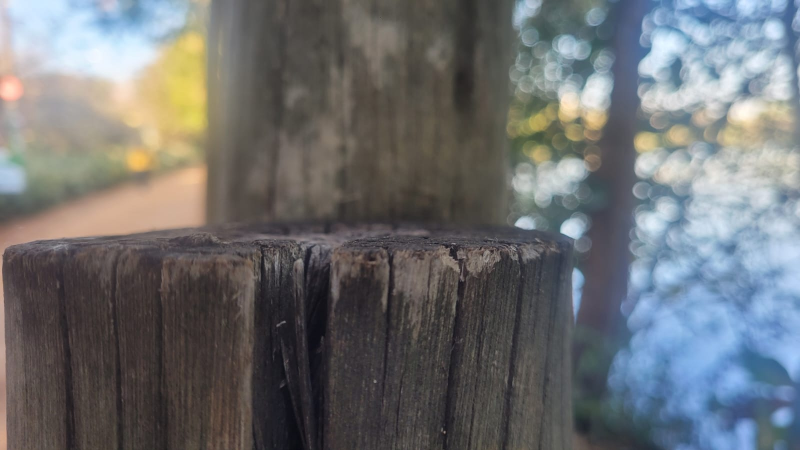
#> input picture trabalho01/images/cena1-0.jpg, 1600 x 900 px (shown at 1/2 size)
$ python stitching.py --images images
#> lines starting #> are read from the running program, lines starting #| are printed output that depends on the picture
import argparse
import glob
import os
from typing import List, Tuple

import cv2
import numpy as np


# ----------------------------
# 1) Utilidades de I/O
# ----------------------------
def load_images(img_dir_or_list: str) -> List[np.ndarray]:
    """Carrega imagens de um diretório (ordenadas por nome) ou de uma lista de caminhos separados por vírgula."""
    if os.path.isdir(img_dir_or_list):
        paths = sorted(glob.glob(os.path.join(img_dir_or_list, "*.*")))
    else:
        paths = [p.strip() for p in img_dir_or_list.split(",")]

    imgs = []
    for p in paths:
        img = cv2.imread(p)
        if img is None:
            print(f"[WARN] Não consegui ler {p}. Pulando.")
            continue
        imgs.append(img)
    if len(imgs) < 2:
        raise ValueError("Preciso de pelo menos 2 imagens.")
    return imgs


def ensure_out(outdir: str):
    os.makedirs(outdir, exist_ok=True)


# ----------------------------
# 2) Detecção/descrição de features
# ----------------------------
def build_detector(method: str):
    method = method.lower()
    if method == "sift":
        try:
            return cv2.SIFT_create()
        except Exception:
            raise RuntimeError("SIFT requer opencv-contrib-python.")
    elif method == "orb":
        return cv2.ORB_create(nfeatures=4000)
    elif method == "akaze":
        return cv2.AKAZE_create()
    else:
        raise ValueError("Detector inválido. Use: sift, orb ou akaze.")


def detect_and_describe(img: np.ndarray, detector) -> Tuple[np.ndarray, np.ndarray]:
    kps = detector.detect(img, None)
    kps, desc = detector.compute(img, kps)
    return np.array(kps), desc


def draw_keypoints(img: np.ndarray, kps, out_path: str):
    vis = cv2.drawKeypoints(img, list(kps), None, flags=cv2.DRAW_MATCHES_FLAGS_DRAW_RICH_KEYPOINTS)
    cv2.imwrite(out_path, vis)


# ----------------------------
# 3) Matching + Lowe ratio
# ----------------------------
def build_matcher(detector_name: str, use_flann: bool):
    detector_name = detector_name.lower()
    if use_flann:
        if detector_name in ["sift", "akaze"]:
            index_params = dict(algorithm=1, trees=5)  # FLANN_INDEX_KDTREE
            search_params = dict(checks=200)
            return cv2.FlannBasedMatcher(index_params, search_params), True
        else:
            # ORB/BRIEF -> binário -> usa LSH no FLANN
            index_params = dict(algorithm=6,  # FLANN_INDEX_LSH
                                table_number=12, key_size=20, multi_probe_level=2)
            search_params = dict(checks=200)
            return cv2.FlannBasedMatcher(index_params, search_params), False
    else:
        # BFMatcher com norma adequada
        if detector_name in ["sift", "akaze"]:
            return cv2.BFMatcher(cv2.NORM_L2), True
        else:
            return cv2.BFMatcher(cv2.NORM_HAMMING), False


def match_features(descA, descB, matcher, ratio=0.75):
    raw = matcher.knnMatch(descA, descB, k=2)
    good = []
    for m, n in raw:
        if m.distance < ratio * n.distance:
            good.append(m)
    return good


def draw_matches(imgA, kpsA, imgB, kpsB, matches, out_path: str, max_draw=80):
    matches_to_draw = sorted(matches, key=lambda m: m.distance)[:max_draw]
    vis = cv2.drawMatches(imgA, list(kpsA), imgB, list(kpsB), matches_to_draw, None,
                          flags=cv2.DrawMatchesFlags_NOT_DRAW_SINGLE_POINTS)
    cv2.imwrite(out_path, vis)


# ----------------------------
# 4) RANSAC Homografia
# ----------------------------
def estimate_homography(kpsA, kpsB, matches, ransac_thresh: float = 4.0):
    if len(matches) < 4:
        return None, None

    ptsA = np.float32([kpsA[m.queryIdx].pt for m in matches])
    ptsB = np.float32([kpsB[m.trainIdx].pt for m in matches])

    H, mask = cv2.findHomography(ptsA, ptsB, cv2.RANSAC, ransac_thresh)
    inliers = mask.ravel().tolist() if mask is not None else None
    return H, inliers


def draw_inlier_matches(imgA, kpsA, imgB, kpsB, matches, inliers, out_path: str):
    if inliers is None:
        return
    inlier_matches = [m for m, keep in zip(matches, inliers) if keep]
    draw_matches(imgA, kpsA, imgB, kpsB, inlier_matches, out_path)


# ----------------------------
# 5) Warp + Blending (feathering)
# ----------------------------
def warp_two_images(img1, img2, H):
    """
    Warpa img1 para o plano de img2 com homografia H (img1->img2) e retorna
    (canvas, offset_x, offset_y) onde canvas contém ambas as imagens posicionadas.
    """
    h1, w1 = img1.shape[:2]
    h2, w2 = img2.shape[:2]

    corners1 = np.float32([[0, 0], [0, h1], [w1, h1], [w1, 0]]).reshape(-1, 1, 2)
    warped_corners1 = cv2.perspectiveTransform(corners1, H)

    corners2 = np.float32([[0, 0], [0, h2], [w2, h2], [w2, 0]]).reshape(-1, 1, 2)

    all_corners = np.concatenate((warped_corners1, corners2), axis=0)
    [xmin, ymin] = np.floor(all_corners.min(axis=0).ravel()).astype(int)
    [xmax, ymax] = np.ceil(all_corners.max(axis=0).ravel()).astype(int)

    tx, ty = -xmin, -ymin
    T = np.array([[1, 0, tx],
                  [0, 1, ty],
                  [0, 0, 1]], dtype=np.float64)

    canvas_w = xmax - xmin
    canvas_h = ymax - ymin

    warped_img1 = cv2.warpPerspective(img1, T @ H, (canvas_w, canvas_h))
    warped_img2 = np.zeros_like(warped_img1)
    warped_img2[ty:ty + h2, tx:tx + w2] = img2

    return warped_img1, warped_img2


def feather_blend(warpedA, warpedB, feather=50):
    """
    Faz um feathering linear simples na região de overlap.
    """
    grayA = cv2.cvtColor((warpedA > 0).astype(np.uint8) * 255, cv2.COLOR_BGR2GRAY)
    grayB = cv2.cvtColor((warpedB > 0).astype(np.uint8) * 255, cv2.COLOR_BGR2GRAY)

    maskA = (grayA > 0).astype(np.uint8)
    maskB = (grayB > 0).astype(np.uint8)

    overlap = (maskA & maskB).astype(np.uint8)

    # distância até borda para pesos suaves
    distA = cv2.distanceTransform(maskA, cv2.DIST_L2, 5)
    distB = cv2.distanceTransform(maskB, cv2.DIST_L2, 5)

    # normaliza pesos no overlap
    eps = 1e-6
    wA = distA / (distA + distB + eps)
    wB = 1.0 - wA

    # suaviza pesos (feather)
    if feather > 0:
        k = max(1, int(feather // 2 * 2 + 1))
        wA = cv2.GaussianBlur(wA, (k, k), 0)
        wB = cv2.GaussianBlur(wB, (k, k), 0)

    wA = wA[..., None]
    wB = wB[..., None]

    out = np.zeros_like(warpedA, dtype=np.float32)
    out += warpedA.astype(np.float32) * (wA * maskA[..., None])
    out += warpedB.astype(np.float32) * (wB * maskB[..., None])

    # nas regiões exclusivas, usar a imagem correspondente
    onlyA = (maskA == 1) & (maskB == 0)
    onlyB = (maskB == 1) & (maskA == 0)
    out[onlyA] = warpedA[onlyA]
    out[onlyB] = warpedB[onlyB]

    return np.clip(out, 0, 255).astype(np.uint8)


# ----------------------------
# 6) Stitch progressivo (da esquerda pra direita)
# ----------------------------
def stitch_pair(img_left, img_right, detector_name, use_flann, ratio, ransac_thresh, outdir, step_tag):
    detector = build_detector(detector_name)

    kpsL, descL = detect_and_describe(img_left, detector)
    kpsR, descR = detect_and_describe(img_right, detector)

    draw_keypoints(img_left, kpsL, os.path.join(outdir, f"{step_tag}_kps_left.jpg"))
    draw_keypoints(img_right, kpsR, os.path.join(outdir, f"{step_tag}_kps_right.jpg"))

    matcher, _ = build_matcher(detector_name, use_flann)
    good = match_features(descL, descR, matcher, ratio)
    draw_matches(img_left, kpsL, img_right, kpsR, good, os.path.join(outdir, f"{step_tag}_matches.jpg"))

    H, inliers = estimate_homography(kpsL, kpsR, good, ransac_thresh)
    if H is None:
        raise RuntimeError("Homografia não encontrada (matches insuficientes).")
    draw_inlier_matches(img_left, kpsL, img_right, kpsR, good, inliers,
                        os.path.join(outdir, f"{step_tag}_inliers.jpg"))

    warpedL, warpedR = warp_two_images(img_left, img_right, H)
    cv2.imwrite(os.path.join(outdir, f"{step_tag}_warped_left_on_right.jpg"), warpedL)
    cv2.imwrite(os.path.join(outdir, f"{step_tag}_canvas_right.jpg"), warpedR)

    blended = feather_blend(warpedL, warpedR, feather=50)
    cv2.imwrite(os.path.join(outdir, f"{step_tag}_blended.jpg"), blended)

    return blended


def stitch_sequence(imgs: List[np.ndarray], detector_name="sift", use_flann=True,
                    ratio=0.75, ransac_thresh=4.0, outdir="outputs") -> np.ndarray:
    ensure_out(outdir)
    panorama = imgs[0]
    for i in range(1, len(imgs)):
        step_tag = f"step_{i:02d}"
        print(f"[INFO] Alinhando imagem {i} com {detector_name.upper()} ...")
        panorama = stitch_pair(panorama, imgs[i], detector_name, use_flann, ratio, ransac_thresh, outdir, step_tag)

    return panorama


# ----------------------------
# 7) CLI
# ----------------------------
def parse_args():
    ap = argparse.ArgumentParser(description="Gerador de panorama (SIFT/ORB/AKAZE + RANSAC + feathering).")
    ap.add_argument("--images", required=True,
                    help="Diretório com imagens (ordenadas por nome) OU lista de caminhos separados por vírgula.")
    ap.add_argument("--detector", default="sift", choices=["sift", "orb", "akaze"],
                    help="Detector/descritor de features.")
    ap.add_argument("--no-flann", action="store_true", help="Usa BFMatcher em vez de FLANN.")
    ap.add_argument("--ratio", type=float, default=0.75, help="Parâmetro do Lowe ratio test.")
    ap.add_argument("--ransac", type=float, default=4.0, help="Threshold do RANSAC para homografia.")
    ap.add_argument("--outdir", default="outputs", help="Pasta de saídas.")
    ap.add_argument("--save_final", default="panorama.jpg", help="Nome do arquivo final (dentro de outdir).")
    return ap.parse_args()


def main():
    args = parse_args()
    imgs = load_images(args.images)
#> in load_images, img is the input picture: shape (900, 1600, 3); mean B, G, R 112.5, 110.7, 108.7
#> imgs = 2 items

    # opcional: redimensionar levemente para acelerar (se quiser)
    # imgs = [cv2.resize(im, None, fx=0.7, fy=0.7) for im in imgs]

    pano = stitch_sequence(
        imgs,
        detector_name=args.detector,
        use_flann=(not args.no_flann),
        ratio=args.ratio,
        ransac_thresh=args.ransac,
        outdir=args.outdir
    )
#> the loop in stitch_sequence, `for i in range(1, len(imgs)):` made 1 pass
#> step_tag on pass 1: 'step_01'
#> (printed output is left out)
#> pass 1, in draw_keypoints, `vis = cv2.drawKeypoints(img, list(kps), None, flags=cv2.DRAW_MATCHES_F..`:
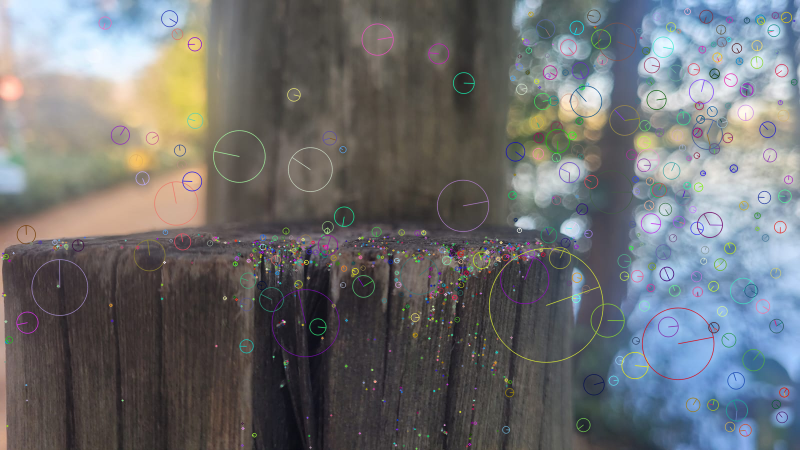
#> vis: shape (900, 1600, 3) (shown at 1/2 size); mean B, G, R 112.5, 110.9, 109.2
#> pass 1, in draw_keypoints (call 2), `vis = cv2.drawKeypoints(img, list(kps), None, flags=cv2.DRAW_MATCHES_F..`:
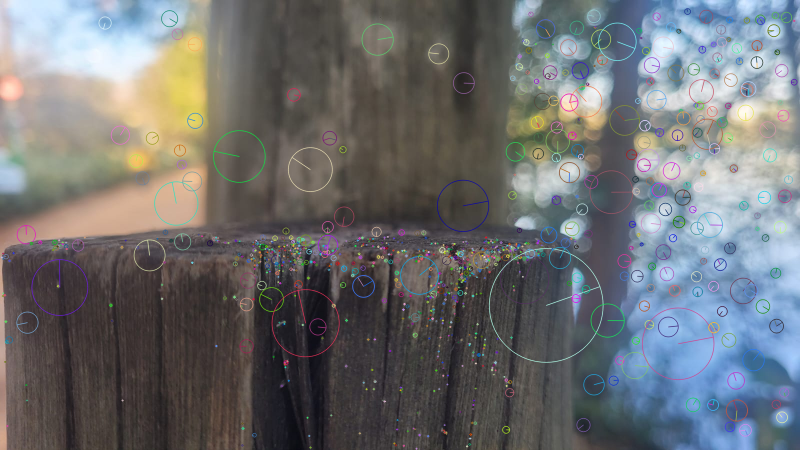
#> vis: shape (900, 1600, 3) (shown at 1/2 size); mean B, G, R 112.9, 111, 109.2
#> pass 1, in draw_matches, `vis = cv2.drawMatches(imgA, list(kpsA), imgB, list(kpsB), matches_to_d..`:
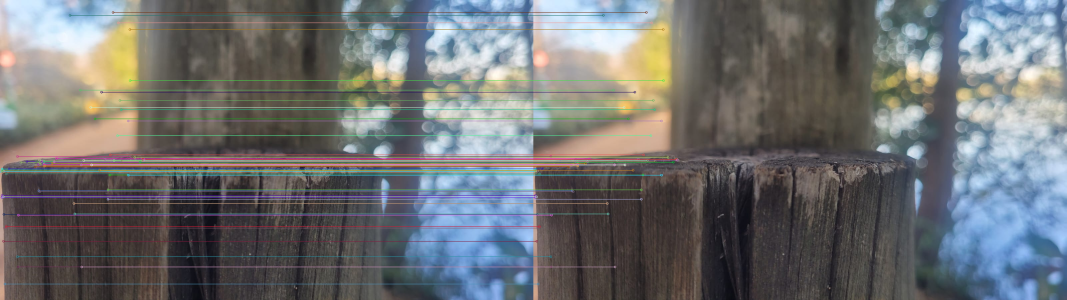
#> vis: shape (900, 3200, 3) (shown at 1/3 size); mean B, G, R 113.4, 112, 110.1
#> pass 1, in draw_matches (call 2), `vis = cv2.drawMatches(imgA, list(kpsA), imgB, list(kpsB), matches_to_d..`:
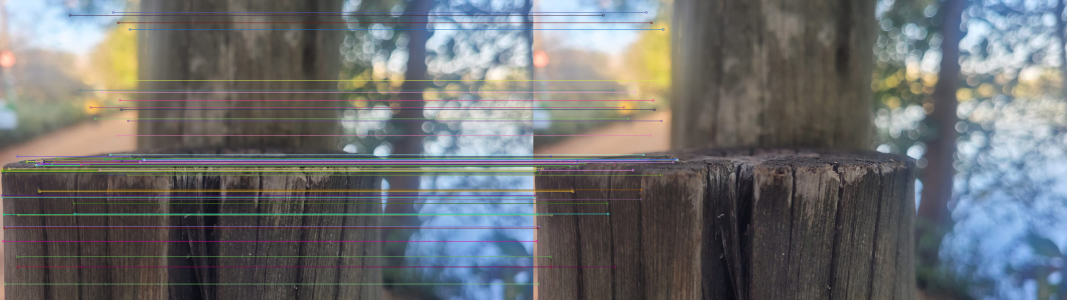
#> vis: shape (900, 3200, 3) (shown at 1/3 size); mean B, G, R 112.9, 111.4, 109.7
    cv2.imwrite(os.path.join(args.outdir, args.save_final), pano)
    print(f"[OK] Panorama salvo em {os.path.join(args.outdir, args.save_final)}")


if __name__ == "__main__":
    main()
